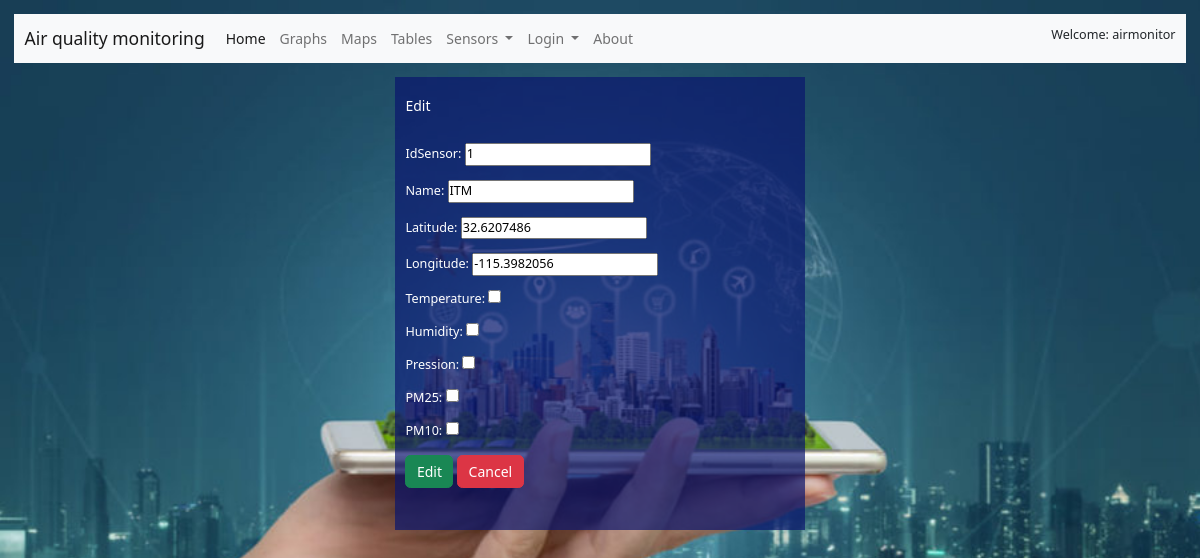
The app's page /sensors/1/edit/ (signed in), older data.
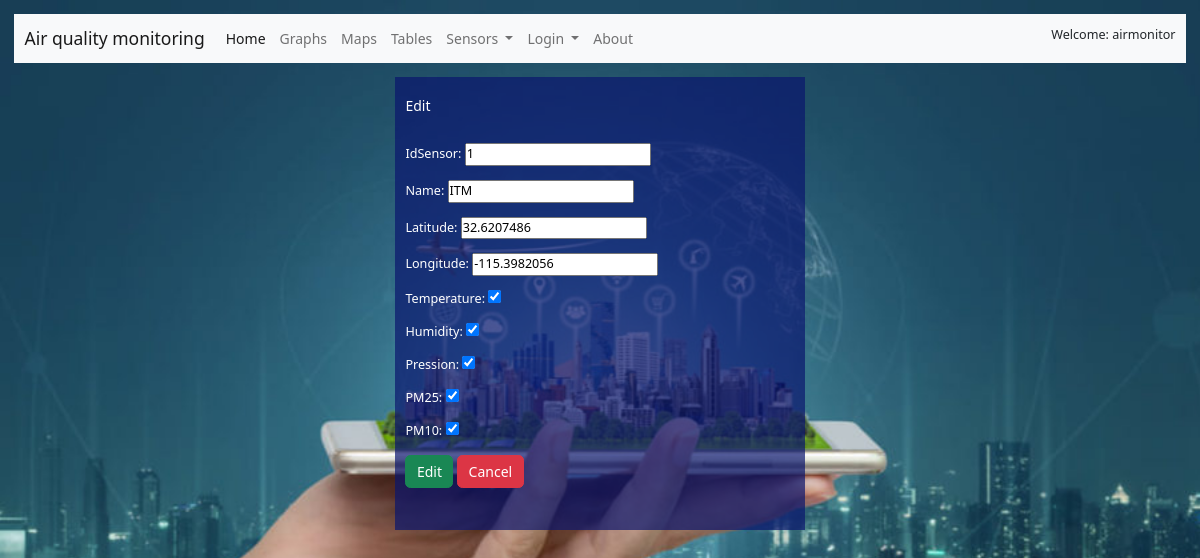
The same page, newer data.
### sensors/models.py (models this page shows, shortened)
class Sensor(models.Model):
    idSensor = models.IntegerField(primary_key=True, null=False)
    name = models.CharField(max_length=10)
    Latitude = models.DecimalField(default=0, max_digits=10, decimal_places=7)
    Longitude =  models.DecimalField(default=0, max_digits=10, decimal_places=7)
    Temperature= models.BooleanField()
    Humidity= models.BooleanField()
    Pression= models.BooleanField()
    PM25= models.BooleanField()
    PM10= models.BooleanField()
    created_on = models.DateTimeField(auto_now_add=True)

### sensors/views.py (the view)
# urls.py: path('<int:pk>/edit/', SensorUpdateView.as_view(), name="sensor_edit"),
class SensorUpdateView(LoginRequiredMixin, UserPassesTestMixin,  UpdateView): #113
    template_name = "sensors/edit.html"
    model = Sensor
    fields = ["idSensor","name","Latitude","Longitude","Temperature","Humidity","Pression","PM25","PM10"]
    permission_required = "sensors.change_sensor"
    def test_func(self):
        if self.request.user.has_perm("sensors.change_sensor"):
            return 1
        else:
            return

### templates/sensors/edit.html (shortened to what this page needs)
{% extends 'base.html' %}
{% block content %}
<div class="container mt-3 table-dark main" style="width: 35%; ">
    <br>
    <h1>Edit</h1>
    <br>
    <form method="post" enctype="multipart/form-data">
        {{ form.as_p}}
        <input type="submit" value="Edit" class="btn btn-success">
        <a class="btn btn-danger" href="{% url 'sensor_list' %}">Cancel</a></li>
    </form>
    <br><br>
</div>
{% endblock content %}

Row changes from the older to the newer data that the page shows:
changed Sensor "ITM": Temperature "☐" → "☑"; Humidity "☐" → "☑"; Pression "☐" → "☑"; PM25 "☐" → "☑"; PM10 "☐" → "☑"
